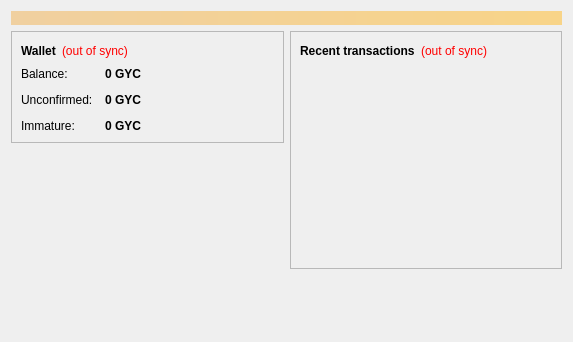
<?xml version="1.0" encoding="UTF-8"?>
<ui version="4.0">
 <class>OverviewPage</class>
 <widget class="QWidget" name="OverviewPage">
  <property name="geometry">
   <rect>
    <x>0</x>
    <y>0</y>
    <width>573</width>
    <height>342</height>
   </rect>
  </property>
  <property name="windowTitle">
   <string>Form</string>
  </property>
  <layout class="QVBoxLayout" name="topLayout">
   <item>
    <widget class="QLabel" name="labelAlerts">
     <property name="visible">
      <bool>false</bool>
     </property>
     <property name="styleSheet">
      <string notr="true">background-color: qlineargradient(x1: 0, y1: 0, x2: 1, y2: 0, stop:0 #F0D0A0, stop:1 #F8D488); color:#000000;</string>
     </property>
     <property name="wordWrap">
      <bool>true</bool>
     </property>
     <property name="margin">
      <number>3</number>
     </property>
    </widget>
   </item>
   <item>
    <layout class="QHBoxLayout" name="horizontalLayout" stretch="1,1">
     <item>
      <layout class="QVBoxLayout" name="verticalLayout_2">
       <item>
        <widget class="QFrame" name="frame">
         <property name="frameShape">
          <enum>QFrame::StyledPanel</enum>
         </property>
         <property name="frameShadow">
          <enum>QFrame::Raised</enum>
         </property>
         <layout class="QVBoxLayout" name="verticalLayout_4">
          <item>
           <layout class="QHBoxLayout" name="horizontalLayout_4">
            <item>
             <widget class="QLabel" name="label_5">
              <property name="font">
               <font>
                <weight>75</weight>
                <bold>true</bold>
               </font>
              </property>
              <property name="text">
               <string>Wallet</string>
              </property>
             </widget>
            </item>
            <item>
             <widget class="QLabel" name="labelWalletStatus">
              <property name="toolTip">
               <string>&lt;html&gt;&lt;head/&gt;&lt;body&gt;&lt;p&gt;The displayed information may be out of date. Your wallet automatically synchronizes with the egcoin network after a connection is established, but this process has not completed yet.&lt;/p&gt;&lt;/body&gt;&lt;/html&gt;</string>
              </property>
              <property name="styleSheet">
               <string notr="true">QLabel { color: red; }</string>
              </property>
              <property name="text">
               <string notr="true">(out of sync)</string>
              </property>
              <property name="alignment">
               <set>Qt::AlignLeading|Qt::AlignLeft|Qt::AlignVCenter</set>
              </property>
             </widget>
            </item>
            <item>
             <spacer name="horizontalSpacer_2">
              <property name="orientation">
               <enum>Qt::Horizontal</enum>
              </property>
              <property name="sizeHint" stdset="0">
               <size>
                <width>40</width>
                <height>20</height>
               </size>
              </property>
             </spacer>
            </item>
           </layout>
          </item>
          <item>
           <layout class="QFormLayout" name="formLayout_2">
            <property name="fieldGrowthPolicy">
             <enum>QFormLayout::AllNonFixedFieldsGrow</enum>
            </property>
            <property name="horizontalSpacing">
             <number>12</number>
            </property>
            <property name="verticalSpacing">
             <number>12</number>
            </property>
            <item row="0" column="0">
             <widget class="QLabel" name="label">
              <property name="text">
               <string>Balance:</string>
              </property>
             </widget>
            </item>
            <item row="0" column="1">
             <widget class="QLabel" name="labelBalance">
              <property name="font">
               <font>
                <weight>75</weight>
                <bold>true</bold>
               </font>
              </property>
              <property name="cursor">
               <cursorShape>IBeamCursor</cursorShape>
              </property>
              <property name="toolTip">
               <string>Your current balance</string>
              </property>
              <property name="text">
               <string notr="true">0 GYC</string>
              </property>
              <property name="textInteractionFlags">
               <set>Qt::LinksAccessibleByMouse|Qt::TextSelectableByKeyboard|Qt::TextSelectableByMouse</set>
              </property>
             </widget>
            </item>
            <item row="1" column="0">
             <widget class="QLabel" name="label_3">
              <property name="text">
               <string>Unconfirmed:</string>
              </property>
             </widget>
            </item>
            <item row="1" column="1">
             <widget class="QLabel" name="labelUnconfirmed">
              <property name="font">
               <font>
                <weight>75</weight>
                <bold>true</bold>
               </font>
              </property>
              <property name="cursor">
               <cursorShape>IBeamCursor</cursorShape>
              </property>
              <property name="toolTip">
               <string>Total of transactions that have yet to be confirmed, and do not yet count toward the current balance</string>
              </property>
              <property name="text">
               <string notr="true">0 GYC</string>
              </property>
              <property name="textInteractionFlags">
               <set>Qt::LinksAccessibleByMouse|Qt::TextSelectableByKeyboard|Qt::TextSelectableByMouse</set>
              </property>
             </widget>
            </item>
            <item row="2" column="0">
             <widget class="QLabel" name="labelImmatureText">
              <property name="text">
               <string>Immature:</string>
              </property>
             </widget>
            </item>
            <item row="2" column="1">
             <widget class="QLabel" name="labelImmature">
              <property name="font">
               <font>
                <weight>75</weight>
                <bold>true</bold>
               </font>
              </property>
              <property name="toolTip">
               <string>Mined balance that has not yet matured</string>
              </property>
              <property name="text">
               <string notr="true">0 GYC</string>
              </property>
              <property name="textInteractionFlags">
               <set>Qt::LinksAccessibleByMouse|Qt::TextSelectableByKeyboard|Qt::TextSelectableByMouse</set>
              </property>
             </widget>
            </item>
           </layout>
          </item>
             
         </layout>
        </widget>
       </item>
       <item>
        <spacer name="verticalSpacer">
         <property name="orientation">
          <enum>Qt::Vertical</enum>
         </property>
         <property name="sizeHint" stdset="0">
          <size>
           <width>20</width>
           <height>40</height>
          </size>
         </property>
        </spacer>
       </item>
 <item>
           <widget class="QLabel" name="label_wallet_bgcoin">
            <property name="text">
             <string/>
            </property>
            <property name="pixmap">
             <pixmap resource="../bitcoin.qrc">:/images/backg</pixmap>
            </property>
            <property name="scaledContents">
             <bool>false</bool>
            </property>
            <property name="alignment">
             <set>Qt::AlignCenter</set>
            </property>
            <property name="margin">
             <number>-2</number>
            </property>
           </widget>
          </item>
      </layout>
     </item>
     <item>
      <layout class="QVBoxLayout" name="verticalLayout_3">
       <item>
        <widget class="QFrame" name="frame_2">
         <property name="frameShape">
          <enum>QFrame::StyledPanel</enum>
         </property>
         <property name="frameShadow">
          <enum>QFrame::Raised</enum>
         </property>
         <layout class="QVBoxLayout" name="verticalLayout">
          <item>
           <layout class="QHBoxLayout" name="horizontalLayout_2">
            <item>
             <widget class="QLabel" name="label_4">
              <property name="text">
               <string>&lt;b&gt;Recent transactions&lt;/b&gt;</string>
              </property>
             </widget>
            </item>
            <item>
             <widget class="QLabel" name="labelTransactionsStatus">
              <property name="toolTip">
               <string>&lt;html&gt;&lt;head/&gt;&lt;body&gt;&lt;p&gt;The displayed information may be out of date. Your wallet automatically synchronizes with the egcoin network after a connection is established, but this process has not completed yet.&lt;/p&gt;&lt;/body&gt;&lt;/html&gt;</string>
              </property>
              <property name="styleSheet">
               <string notr="true">QLabel { color: red; }</string>
              </property>
              <property name="text">
               <string notr="true">(out of sync)</string>
              </property>
              <property name="alignment">
               <set>Qt::AlignRight|Qt::AlignTrailing|Qt::AlignVCenter</set>
              </property>
             </widget>
            </item>
            <item>
             <spacer name="horizontalSpacer">
              <property name="orientation">
               <enum>Qt::Horizontal</enum>
              </property>
              <property name="sizeHint" stdset="0">
               <size>
                <width>40</width>
                <height>20</height>
               </size>
              </property>
             </spacer>
            </item>
           </layout>
          </item>
          <item>
           <widget class="QListView" name="listTransactions">
            <property name="styleSheet">
             <string notr="true">QListView { background: transparent; }</string>
            </property>
            <property name="frameShape">
             <enum>QFrame::NoFrame</enum>
            </property>
            <property name="verticalScrollBarPolicy">
             <enum>Qt::ScrollBarAlwaysOff</enum>
            </property>
            <property name="horizontalScrollBarPolicy">
             <enum>Qt::ScrollBarAlwaysOff</enum>
            </property>
            <property name="selectionMode">
             <enum>QAbstractItemView::NoSelection</enum>
            </property>
           </widget>
          </item>
         </layout>
        </widget>
       </item>
       <item>
        <spacer name="verticalSpacer_2">
         <property name="orientation">
          <enum>Qt::Vertical</enum>
         </property>
         <property name="sizeHint" stdset="0">
          <size>
           <width>20</width>
           <height>40</height>
          </size>
         </property>
        </spacer>
       </item>
      </layout>
     </item>
    </layout>
   </item>
  </layout>
 </widget>
 <resources/>
 <connections/>
</ui>
